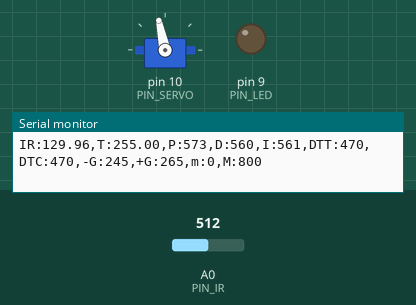
This sketch was run on a simulated Arduino Uno, built with avr-gcc and run on an emulated ATmega328P. On the bench: servo, output pins drawn as LEDs (lit = HIGH), the last lines printed to the serial monitor. Inputs (shaded band) come from the test bench; at power-on: A0 (PIN_IR) = 512.

Above: at 1.2 s.
1.3 s: A0 (PIN_IR) set to 400
3.0 s: A0 (PIN_IR) set to 122
At 3.7 s:
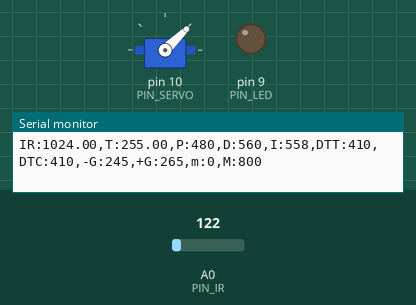
4.7 s: A0 (PIN_IR) set to 265
At 5.07 s:
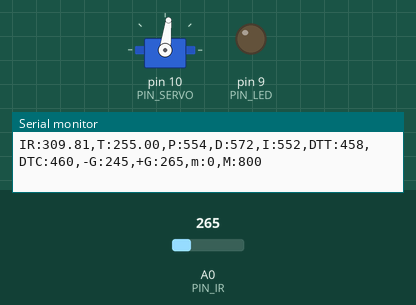
At 8.6 s:
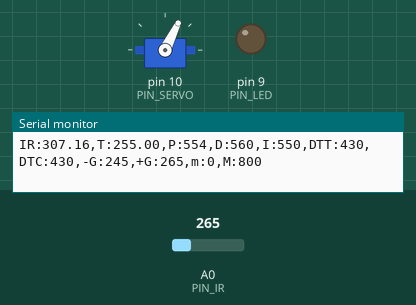
Timing chart, 0 to 13.7 s (numbered marks = the images above; inputs shaded):
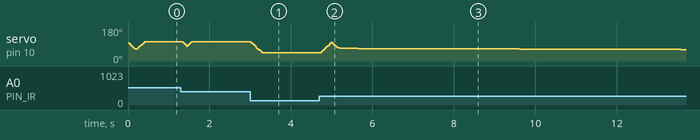

The sketch:

PIDcontrol.ino
```cpp
#include <Servo.h>

/////////////////////////////
// Configurable parameters //
/////////////////////////////

// Arduino pin assignment
#define PIN_LED 9 // [3097] LED핀 9번으로 설정
#define PIN_SERVO 10 // [3097] 서보핀 9번으로 설정
#define PIN_IR A0 // [3097] 적외선핀 A0번으로 설정

// Framework setting
#define _DIST_TARGET 255 //[0711] 목표값
#define _DIST_MIN 100 //[0711] 측정 최솟값
#define _DIST_MAX 410 //[0711] 측정 최댓값

// Distance sensor
#define _DIST_ALPHA 0.65 // [3095] ema필터의 alpha 값을 설정

// Servo range
#define _DUTY_MIN 1000 // servo full clockwise position (+ degree)
#define _DUTY_NEU 1500 // servo neutral position (90 degree)
#define _DUTY_MAX 1600 // servo full counterclockwise position (- degree)

// Servo speed control
#define _SERVO_ANGLE 30
#define _SERVO_SPEED 30

// Event periods
#define _INTERVAL_DIST 25  // [3074] 거리측정주기 (ms)
#define _INTERVAL_SERVO 25 // [3078] 서보제어주기 (ms)
#define _INTERVAL_SERIAL 100 // [3078] Serial제어주기 (ms)

// PID parameters
#define _KP 2.1 //[0711] 비례이득
#define _KD 177.0
#define _KI 0.15/40

#define DELAY_MICROS  1500 // 필터에 넣을 샘플값을 측정하는 딜레이(고정값!)
#define EMA_ALPHA 1     // EMA 필터 값을 결정하는 ALPHA 값. 작성자가 생각하는 최적값임.

//////////////////////
// global variables //
//////////////////////

// Servo instance
Servo myservo;

// Distance sensor
float dist_target = _DIST_TARGET; // location to send the ball
float dist_raw, dist_ema;  // [1615] 센서가 인식한 거리/ema 필터링된 거리

// Event periods
unsigned long last_sampling_time_dist, last_sampling_time_servo, last_sampling_time_serial;
bool event_dist, event_servo, event_serial;

// Servo speed control
int duty_chg_per_interval;
int duty_target, duty_curr = _DUTY_NEU;

// PID variables
float error_curr, error_prev, control, pterm, dterm, iterm;

float ema_dist=0;            // EMA 필터에 사용할 변수
float filtered_dist;       // 최종 측정된 거리값을 넣을 변수. loop()안에 filtered_dist = filtered_ir_distance(); 형태로 사용하면 됨.
float samples_num = 3;     // 스파이크 제거를 위한 부분필터에 샘플을 몇개 측정할 것인지. 3개로 충분함! 가능하면 수정하지 말 것.

void setup() {
  // initialize GPIO pins for LED and attach servo
  pinMode(PIN_LED, OUTPUT); // [3083] PIN_LED 핀을 OUTPUT으로 설정
  myservo.attach(PIN_SERVO); // [3083] PIN_SERVO 핀을 servo를 쓰는 핀으로 설정

  // initialize global variables

  // move servo to neutral position
  myservo.writeMicroseconds(_DUTY_NEU); // [3090]

  // initialize serial port
  Serial.begin(57600); // [3083] serial port의 baud rate를 57600으로 초기화
  // convert angle speed into duty change per interval.
  duty_chg_per_interval = (_DUTY_MAX - _DUTY_MIN) * (_SERVO_SPEED / 180.0) * (_INTERVAL_SERVO / 1000.0)*20; // [3074] 서보 업데이트 1주기에 증감 가능한 duty 의 최댓값 기본 3 * 15

  // [1615] 마지막 이벤트 발생 시간 초기화
  last_sampling_time_dist = 0;
  last_sampling_time_servo = 0;
  last_sampling_time_serial = 0;

  event_dist = false;
  event_servo = false;
  event_serial = false;

  pterm = iterm = dterm = 0;
}

void loop() {
/////////////////////
// Event generator //
/////////////////////
// [1615] 거리 측정 주기가 되었는지 검사
  if (millis() >= last_sampling_time_dist + _INTERVAL_DIST)
        event_dist = true;

  // [1615] 서보 제어 주기가 되었는지 검사
  if (millis() >= last_sampling_time_servo + _INTERVAL_SERVO)
      event_servo= true;

  // [1615] Serial 제어 주기가 되었는지 검사
  if (millis() >= last_sampling_time_serial + _INTERVAL_SERIAL)
      event_serial= true;


////////////////////
// Event handlers //
////////////////////

  if(event_dist) {
     event_dist = false;
      // get a distance reading from the distance sensor
      //dist_raw = ir_distance();
      dist_raw = filtered_ir_distance();

      // PID control logic
      error_curr = _DIST_TARGET - dist_raw; // [3073] 현재 읽어들인 데이터와 기준 값의 차이
      pterm = error_curr * _KP;// [3073] p게인 값인 kp와 error 값의 곱
      dterm = _KD * (error_curr - error_prev);
      iterm += _KI * error_curr;

      control = pterm + dterm + iterm;

      duty_target = _DUTY_NEU + control;
      // Limit duty_target within the range of [_DUTY_MIN, _DUTY_MAX]
      if(duty_target < _DUTY_MIN) duty_target = _DUTY_MIN; // lower limit
      if(duty_target > _DUTY_MAX) duty_target = _DUTY_MAX; // upper limit
      // update error_prev
      error_prev = error_curr;

      // [1615] 마지막 샘플링 시각 업데이트
      last_sampling_time_dist += _INTERVAL_DIST;
  }


  if(event_servo) {
    event_servo = false;

    // adjust duty_curr toward duty_target by duty_chg_per_interval
    if(duty_curr - duty_target > duty_chg_per_interval)
      duty_curr = duty_curr - duty_chg_per_interval;
    else if(duty_target - duty_curr > duty_chg_per_interval)
      duty_curr = duty_curr + duty_chg_per_interval;
    else
      duty_curr = duty_target;

    // update servo position
    myservo.writeMicroseconds(duty_curr); // [1615]

    // [1615] 마지막 서보 조작 시각 업데이트
    last_sampling_time_servo += _INTERVAL_SERVO;
  }


  if(event_serial) {
    event_serial = false;

    Serial.print("IR:");
    Serial.print(dist_raw);
    Serial.print(",T:");
    Serial.print(dist_target);
    Serial.print(",P:");
    Serial.print(map(pterm,-1000,1000,510,610));
    Serial.print(",D:");
    Serial.print(map(dterm,-1000,1000,510,610));
    Serial.print(",I:");
    Serial.print(map(iterm,-1000,1000,510,610));
    Serial.print(",DTT:");
    Serial.print(map(duty_target,1000,2000,410,510));
    Serial.print(",DTC:");
    Serial.print(map(duty_curr,1000,2000,410,510));
    Serial.println(",-G:245,+G:265,m:0,M:800");

     last_sampling_time_serial += _INTERVAL_SERIAL;
   }
}

float ir_distance(void){ // return value unit: mm
  // [3088] 19_example_0에서 가져옴
  const float coE[] = {0.0000035, 0.0005214, 0.9188845, 35.5889054};
  float val;
  float volt = float(analogRead(PIN_IR));
  val = ((6762.0/(volt-9.0))-4.0) * 10.0;  // [1615] 변환 식 보정 필요
  val = coE[0] * pow(val, 3) + coE[1] * pow(val, 2) + coE[2] * val + coE[3];
  val = dist_raw * _DIST_ALPHA + (1-_DIST_ALPHA)*val;
  return val;
}

float under_noise_filter(void){ // 아래로 떨어지는 형태의 스파이크를 제거해주는 필터
  float currReading;
  float largestReading = 0;
  for (int i = 0; i < samples_num; i++) {
    currReading = ir_distance();
    if (currReading > largestReading) { largestReading = currReading; }
    // Delay a short time before taking another reading
    delayMicroseconds(DELAY_MICROS);
  }
  return largestReading;
}

float filtered_ir_distance(void){ // 아래로 떨어지는 형태의 스파이크를 제거 후, 위로 치솟는 스파이크를 제거하고 EMA필터를 적용함.
  // under_noise_filter를 통과한 값을 upper_nosie_filter에 넣어 최종 값이 나옴.
  float currReading;
  float lowestReading = 1024;
  for (int i = 0; i < samples_num; i++) {
    currReading = under_noise_filter();
    if (currReading < lowestReading) { lowestReading = currReading; }
  }
  // eam 필터 추가
  ema_dist = EMA_ALPHA*lowestReading + (1-EMA_ALPHA)*ema_dist;
  return ema_dist;
}
```

Measured:
- after the input at 3.0 s, servo on pin 10 (PIN_SERVO): moves from 102° to 44° over 0.27 s, starting at once
- after the input at 4.7 s, servo on pin 10 (PIN_SERVO): rises from 44° to 98° in 0.25 s, then falls to 60° in 8.6 s
